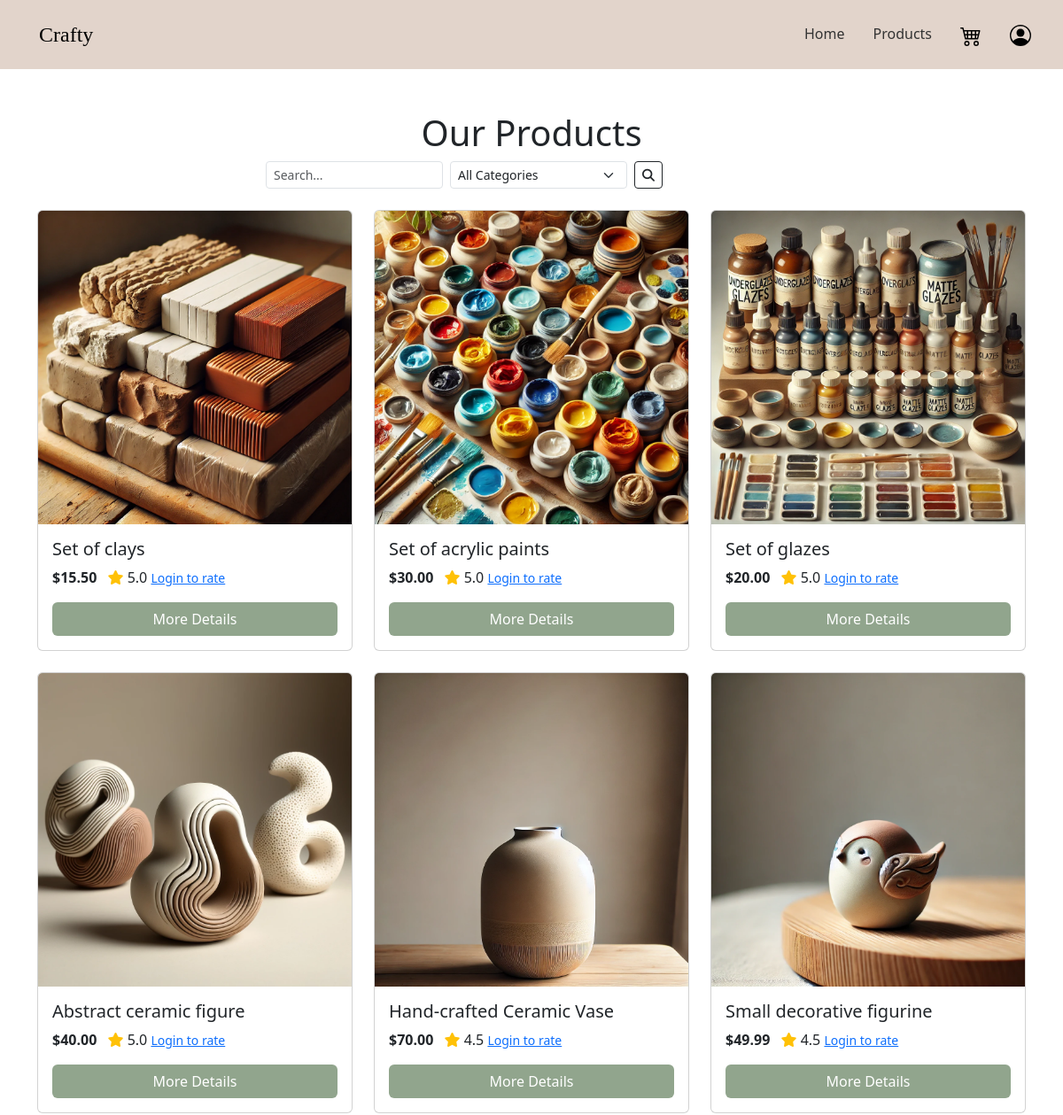
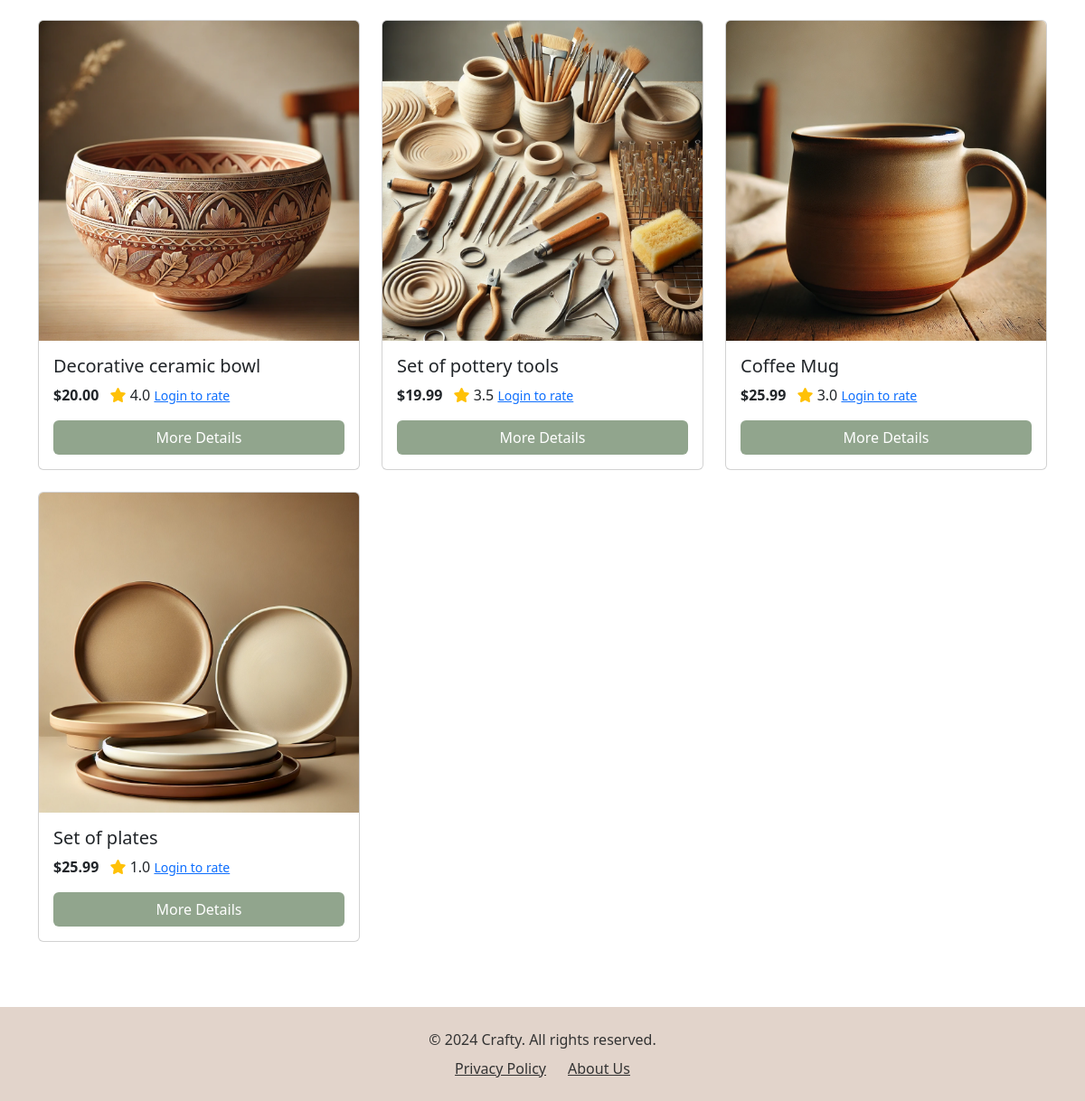
/ratings/, run on the app's committed database (2 pictures, top to bottom).
### products/models.py (models this page shows, shortened)
class Item(models.Model):
    name = models.CharField(max_length=255)
    description = models.TextField(blank=True, null=True)
    price = models.DecimalField(max_digits=10, decimal_places=2)
    category = models.ForeignKey(Category, on_delete=models.CASCADE)
    subcategory = models.ForeignKey(SubCategory, on_delete=models.CASCADE, related_name='items', null=True, blank=True)
    image = models.ImageField(upload_to='item_images/', blank=True, null=True)

### ratings/views.py (the view)
# urls.py: path('', views.index, name='ratings'),
def index(request):
    items = Item.objects.annotate(avg_rating=Avg('rating__stars')).order_by('-avg_rating')
    recommendations = []
    if request.user.is_authenticated:
        recommendations = get_recommendations(request).content
    return render(request, 'products/index.html', {'items': items, 'recommendations': recommendations})

### products/templates/products/index.html (shortened to what this page needs)
{% load static%}
<!DOCTYPE html>
<html lang="en">
    <head>
        <link href="https://cdn.jsdelivr.net/npm/bootstrap@5.3.1/dist/css/bootstrap.min.css" rel="stylesheet">
        <link rel="stylesheet" href="{% static 'home/styles.css' %}" >
        <link rel="stylesheet" href="{% static 'ratings/styles.css' %}" >
        <link href="https://cdnjs.cloudflare.com/ajax/libs/font-awesome/6.5.0/css/all.min.css" rel="stylesheet">
    </head>
    <body class="d-flex flex-column min-vh-100" >
        {% block content %}
        {% include 'home/navbar.html' %}
        <div class="container my-5">
            <h1 class="text-center">Our Products</h1>
            <div class="d-flex justify-content-center mb-4">
                <form method="get" class="d-flex gap-2" style="max-width: 600px; width: 100%;">
                    <input type="text" name="q" placeholder="Search..."
                           class="form-control form-control-sm" style="max-width: 200px;" value="{{ request.GET.q }}">
                    <select name="category" class="form-select form-select-sm" style="width: 200px;">
                        <option value="">All Categories</option>
                    </select>
                    <button type="submit" class="search-button btn btn-sm btn-outline-dark">
                        <i class="fas fa-search"></i>
                    </button>
                </form>
            </div>
            <div class="row">
                {% for item in items %}
                <div class="col-md-4 mb-4">
                    <div class="card h-100">
                        {% if item.image %}
                            <img src="{{ item.image.url }}" class="card-img-top" alt="{{ item.name }}">
                        {% endif %}
                        <div class="card-body d-flex flex-column">
                            <h5 class="card-title">{{ item.name }}</h5>
                            <p class="card-text">
                                <strong>${{ item.price }}</strong>
                                <span class="ms-2">
                                    <i class="fas fa-star text-warning"></i>
                                    {{ item.avg_rating|default:"No ratings" }}
                                    {% if user.is_authenticated %}
                                        <div class="rating-container" data-item-id="{{ item.id }}">
                                            {% for i in "12345" %}
                                                <span class="star {% if item.avg_rating >= forloop.counter %}active{% endif %}" data-value="{{ forloop.counter }}">
                                                    {% if item.avg_rating >= forloop.counter %}
                                                        ★
                                                    {% else %}
                                                        ☆
                                                    {% endif %}
                                                </span>
                                            {% endfor %}
                                        </div>
                                    {% else %}
                                        <small class="text-muted">
                                            <a href="{% url 'login' %}?next={{ request.path }}">Login to rate</a>
                                        </small>
                                    {% endif %}
                                </span>
                            </p>
                            <a href="{% url 'product_detail' item.id %}" class="btn mt-auto" style="background-color: #a5a58d; color: #ffffff;">More Details</a>
                        </div>
                    </div>
                </div>
                {% empty %}
                <p>No items found.</p>
                {% endfor %}
            </div>
        </div>
        {% endblock %}
        <footer class=" py-4 mt-auto">
            <div class="container text-center">
                <p class="mb-0">
                    &copy; 2024 Crafty. All rights reserved.
                </p>
                <ul class="list-inline mt-2">
                    <li class="list-inline-item"><a href="#">Privacy Policy</a></li>
                    <li class="list-inline-item"><a href="{% url 'about' %}">About Us</a></li>
                </ul>
            </div>
        </footer>
    </body>
</html>

### home/static/home/styles.css (style rules this page uses)
footer { background-color: #e2d4cb !important; padding: 1rem !important; }
footer p { color: #333 !important; }
footer .list-inline { margin: 0; padding: 0; display: flex; justify-content: center; gap: 1rem; }
footer .list-inline-item a { color: #333 !important; }
button:not(.navbar button):not(.search-button):not(.btn-danger), .btn:not(.navbar .btn):not(.search-button):not(.cart_button):not(.btn-danger) { background-color: #91a58d !important; color: #ffffff !important; transition: all 0.3s ease; }
.card:not(.register-card):not(.team-card) { transition: transform 0.3s ease, box-shadow 0.3s ease; }

### data on the page
Item: image (picture), name "Set of clays", price "15.50", avg_rating "5.0"
Item: image (picture), name "Set of acrylic paints", price "30.00", avg_rating "5.0"
Item: image (picture), name "Set of glazes", price "20.00", avg_rating "5.0"
Item: image (picture), name "Abstract ceramic figure", price "40.00", avg_rating "5.0"
Item: image (picture), name "Hand-crafted Ceramic Vase", price "70.00", avg_rating "4.5"
Item: image (picture), name "Small decorative figurine", price "49.99", avg_rating "4.5"
Item: image (picture), name "Decorative ceramic bowl", price "20.00", avg_rating "4.0"
Item: image (picture), name "Set of pottery tools", price "19.99", avg_rating "3.5"
Item: image (picture), name "Coffee Mug", price "25.99", avg_rating "3.0"
Item: image (picture), name "Set of plates", price "25.99", avg_rating "1.0"
